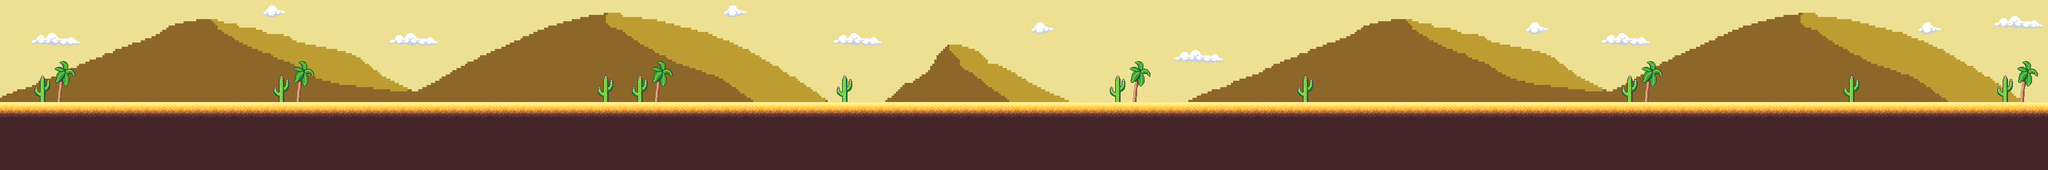

Below is a game level as drawn by its tile map, then a one-line description and the .tmx that defines it (tile-layer data replaced by summaries):
An orthogonal 120x10 tile map with 32x32 px tiles, 3 tile layers (Back, Background, Main), 5 tilesets.

<map version="1.10" tiledversion="1.10.2" orientation="orthogonal" renderorder="right-down" width="120" height="10" tilewidth="32" tileheight="32" infinite="0" nextlayerid="4" nextobjectid="1">
 <tileset firstgid="1" source="../Desert/tilesetsand.tsx" />
 <tileset firstgid="41" source="../Desert/desertFoliage.tsx" />
 <tileset firstgid="68" source="../Desert/BG1.tsx" />
 <tileset firstgid="2732" source="../Desert/BG2.tsx" />
 <tileset firstgid="5396" source="../Desert/Clouds.tsx" />
 <layer id="3" name="Back" width="120" height="10">
  <data>[1200 cells, 720 non-empty, 10 distinct tile ids]</data>
 </layer>
 <layer id="2" name="Background" width="120" height="10">
  <data>[1200 cells, 1200 non-empty, 700 distinct tile ids]</data>
 </layer>
 <layer id="1" name="Main" width="120" height="10">
  <data>[1200 cells, 594 non-empty, 20 distinct tile ids]</data>
 </layer>
</map>
